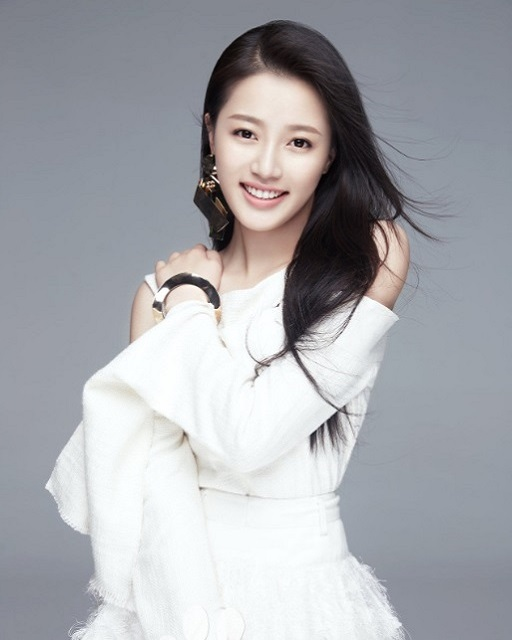
//> input picture project_code/images/master.jpg, 512 x 640 px
$ ./VC_FANFUHAN_OPENCV062   (built with g++ and OpenCV 4)
//> lines starting //> are read from the running program, lines starting //| are printed output that depends on the picture; after the words box and inside, x2 and y2 are one past the last pixel; in counts of white or black regions, pixels touching at a corner belong together
// VC_FANFUHAN_OPENCV062.cpp : 定義主控台應用程式的進入點。
//
/*
// Debug | x32
通用屬性
| C/C++
|	| 一般
|		| 其他 Include 目錄 -> ..\..\opencv411_x64\include
|
| 連結器
| 	|一一般
|		|  其他程式庫目錄 -> ..\..\opencv411_x64\lib
|
| 	|一輸入
|		| 其他相依性 -> opencv_world411d.lib;%(AdditionalDependencies)

// Releas | x64
組態屬性
| C/C++
|	| 一般
|		| 其他 Include 目錄 -> ..\..\opencv411_x64\include;%(AdditionalDependencies)
|
| 連結器
| 	|一般
|		| 其他程式庫目錄 -> ..\..\opencv411_x64\lib;%(AdditionalDependencies)
|
| 	|一輸入
|		| 其他相依性 -> opencv_world411.lib;%(AdditionalDependencies)

*/

#include "stdafx.h"
#include <iostream>
#include <opencv2/opencv.hpp>
#include <opencv2/core/core.hpp>
#include <opencv2/highgui/highgui.hpp>

using namespace std;
using namespace cv;

void blur_demo(Mat &image, Mat &sum);
void edge_demo(Mat &image, Mat &sum);
int getblockSum(Mat &sum, int x1, int y1, int x2, int y2, int i);

void showHistogram(InputArray src, cv::String StrTitle);
void backProjection_demo(Mat &mat, Mat &model);
void blur3x3(Mat &src, Mat *det);

void add_salt_pepper_noise(Mat &image);
void add_gaussian_noise(Mat &image);

void USMImage(Mat src, Mat &usm, float fltPar);

void pyramid_up(Mat &image, vector<Mat> &pyramid_images, int level);
void pyramid_down(vector<Mat> &pyramid_images);

void laplaian_demo(vector<Mat> &pyramid_images, Mat &image);

void connected_component_demo(Mat &image);
void componentwithstats_demo(Mat &image);

void contours_info(Mat &image, vector<vector<Point>> &pts);
void contours_info(Mat &image, vector<vector<Point>> &pts, int threshold01, int threshold02);

// [5 lines left out: function pause, not called in this run]
int main()
{
	Mat src = imread("../../images/master.jpg");//Mat src = imread("../../images/test.png");
//> src is the input picture: 640 rows x 512 cols, CV_8UC3; mean B, G, R 173.5, 168.6, 167.3
	if (src.empty())
	{
		cout << "could not load image.." << endl;
		pause();
		return -1;
	}
	else
	{
		imshow("input_src", src);
		showHistogram(src, "Histogram_input_src");

		// 去噪声与二值化
		//彩色轉二值化步驟(SOP) 彩色 -> 高斯模糊(去雜訊) -> 轉灰階 -> 二值化
		Mat gray, binary;
		cvtColor(src, gray, COLOR_BGR2GRAY);
		GaussianBlur(gray, gray, Size(9, 9), 2, 2);
		imshow("input_gray", gray);
		threshold(gray, binary, 0, 255, THRESH_BINARY | THRESH_OTSU);
		imshow("input_binary", binary);

		Mat dresult, eresult;
		// 定义结构元素3*3大小的矩形
		Mat se = getStructuringElement(MORPH_RECT, Size(3, 3));
		// 膨胀
		/*
		膨脹的API -在窗中，只要含有１，則窗內全變為１ [白色/mask]；可以增加淺色成分 淺色成分得膨脹
		void cv::dilate(InputArray src,OutputArray dst,InputArray kernel,Point anchor = Point(-1,-1),int iterations = 1,int borderType = BORDER_CONSTANT,const Scalar & borderValue = morphologyDefaultBorderValue())
		參數:
		src 輸入圖像，任意通道的
		dst 輸出圖像，類型與通道數目必須跟輸入保持一致
		kernel 結構元素
		anchor 中心位置錨定
		iterations 循環次數
		borderType 邊緣填充類型
		*/
		dilate(binary, dresult, se);
		// 腐蚀
		/*
		腐蝕的API -在窗中，只要含有０，則窗內全變為０ [黑色]；可以去淺色噪點 淺色成分被腐蝕
		void cv::erode(InputArray src,OutputArray dst,InputArray kernel,Point anchor = Point(-1,-1),int iterations = 1,int borderType = BORDER_CONSTANT,const Scalar & borderValue = morphologyDefaultBorderValue())
		參數:
		src 輸入圖像，任意通道的
		dst 輸出圖像，類型與通道數目必須跟輸入保持一致
		kernel 結構元素
		anchor 中心位置錨定
		iterations 循環次數
		borderType 邊緣填充類型
		*/
		erode(binary, eresult, se);

		imshow("dilate", dresult);
		imshow("erode", eresult);
		waitKey(0);
		return 0;

	}

	return 0;
}

// [283 lines left out: functions contours_info, contours_info, componentwithstats_demo, connected_component_demo, laplaian_demo, pyramid_down and 3 more, not called in this run]

/**
* 3x3 sobel 垂直边缘检测演示
*/
// [121 lines left out: functions edge_demo, getblockSum, add_gaussian_noise, add_salt_pepper_noise, blur3x3, backProjection_demo, not called in this run]

void showHistogram(InputArray src, cv::String StrTitle)//直方圖
{
//> called with StrTitle = "Histogram_input_src"
	bool blnGray = false;
	if (src.channels() == 1)
	{
		blnGray = true;
	}

	// 三通道/單通道 直方圖 紀錄陣列
	vector<Mat> bgr_plane;
	vector<Mat> gray_plane;

	// 定义参数变量
	const int channels[1] = { 0 };
	const int bins[1] = { 256 };
	float hranges[2] = { 0, 255 };
	const float *ranges[1] = { hranges };
	Mat b_hist, g_hist, r_hist, hist;
	// 计算三通道直方图
	/*
	void calcHist( const Mat* images, int nimages,const int* channels, InputArray mask,OutputArray hist, int dims, const int* histSize,const float** ranges, bool uniform=true, bool accumulate=false );
	1.輸入的圖像數組
	2.輸入數組的個數
	3.通道數
	4.掩碼
	5.直方圖
	6.直方圖維度
	7.直方圖每個維度的尺寸數組
	8.每一維數組的範圍
	9.直方圖是否是均勻
	10.配置階段不清零
	*/
	if (blnGray)
	{
		split(src, gray_plane);
		calcHist(&gray_plane[0], 1, 0, Mat(), hist, 1, bins, ranges);
	}
	else
	{
		split(src, bgr_plane);
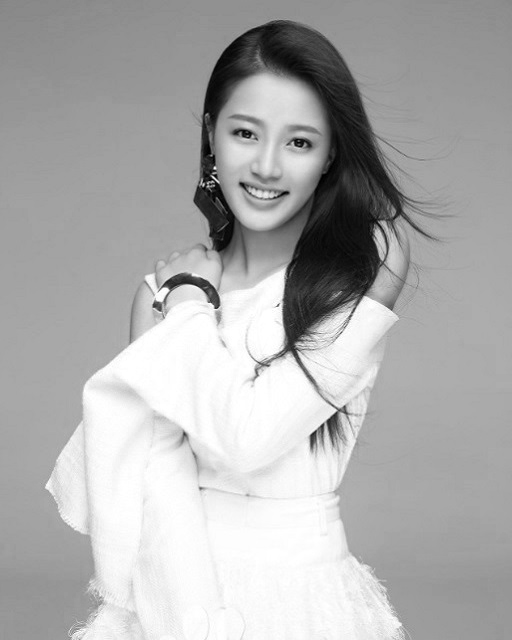
//> bgr_plane[0]: 640 rows x 512 cols, CV_8UC1; min 0, max 255, mean 173.5
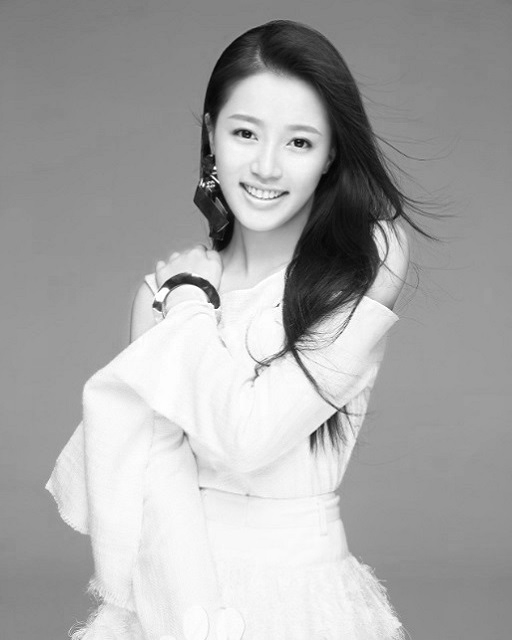
//> bgr_plane[2]: 640 rows x 512 cols, CV_8UC1; min 3, max 255, mean 167.3
		calcHist(&bgr_plane[0], 1, 0, Mat(), b_hist, 1, bins, ranges);
//> b_hist = 256 values, max 11797 at index 168, min 0 at index 255, mean 1255.5
		calcHist(&bgr_plane[1], 1, 0, Mat(), g_hist, 1, bins, ranges);
//> g_hist = 256 values, max 10209 at index 159, min 0 at index 255, mean 1273.3
		calcHist(&bgr_plane[2], 1, 0, Mat(), r_hist, 1, bins, ranges);
//> r_hist = 256 values, max 10776 at index 156, min 0 at index 0, mean 1279.2
	}

	/*
	* 显示直方图
	*/
	int hist_w = 512;
	int hist_h = 400;
	int bin_w = cvRound((double)hist_w / bins[0]);
	Mat histImage = Mat::zeros(hist_h, hist_w, CV_8UC3);
	// 归一化直方图数据
	if (blnGray)
	{
		normalize(hist, hist, 0, histImage.rows, NORM_MINMAX, -1);
	}
	else
	{
		normalize(b_hist, b_hist, 0, histImage.rows, NORM_MINMAX, -1);
//> b_hist = 256 values, max 400 at index 168, min 0 at index 255, mean 42.57
		normalize(g_hist, g_hist, 0, histImage.rows, NORM_MINMAX, -1);
//> g_hist = 256 values, max 400 at index 159, min 0 at index 255, mean 49.89
		normalize(r_hist, r_hist, 0, histImage.rows, NORM_MINMAX, -1);
//> r_hist = 256 values, max 400 at index 156, min 0 at index 0, mean 47.49
	}

	// 绘制直方图曲线
	for (int i = 1; i < bins[0]; ++i)
	{
		if (blnGray)
		{
			line(histImage, Point(bin_w * (i - 1), hist_h - cvRound(hist.at<float>(i - 1))),
				Point(bin_w * (i), hist_h - cvRound(hist.at<float>(i))), Scalar(255, 255, 255),
				2, 8, 0);
		}
		else
		{
			line(histImage, Point(bin_w * (i - 1), hist_h - cvRound(b_hist.at<float>(i - 1))),
				Point(bin_w * (i), hist_h - cvRound(b_hist.at<float>(i))), Scalar(255, 0, 0),
				2, 8, 0);
			line(histImage, Point(bin_w * (i - 1), hist_h - cvRound(g_hist.at<float>(i - 1))),
				Point(bin_w * (i), hist_h - cvRound(g_hist.at<float>(i))), Scalar(0, 255, 0),
				2, 8, 0);
			line(histImage, Point(bin_w * (i - 1), hist_h - cvRound(r_hist.at<float>(i - 1))),
				Point(bin_w * (i), hist_h - cvRound(r_hist.at<float>(i))), Scalar(0, 0, 255),
				2, 8, 0);
		}


	}
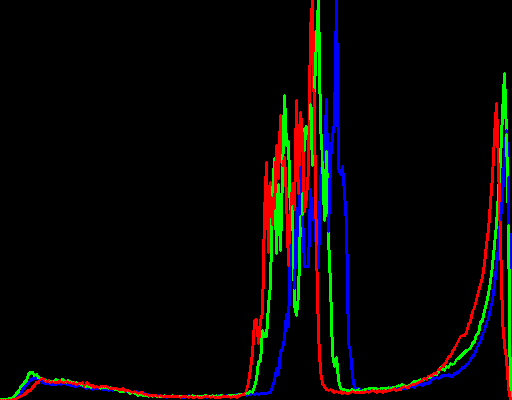
//> histImage: 400 rows x 512 cols, CV_8UC3; mean B, G, R 6.3, 7.7, 8.8
//> in main, `GaussianBlur(gray, gray, Size(9, 9), 2, 2);`:
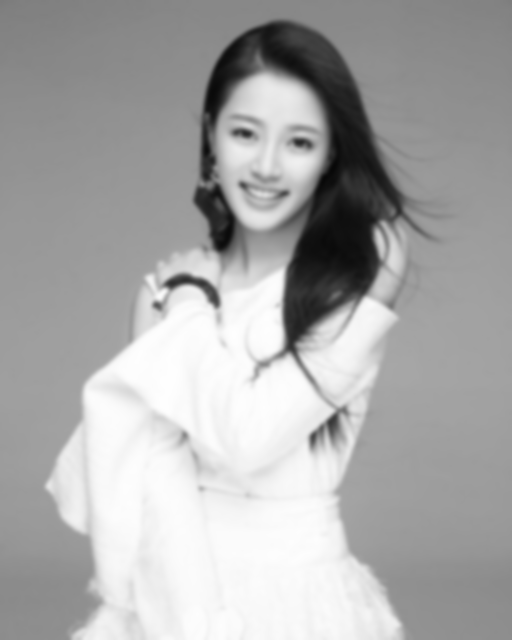
//> gray: 640 rows x 512 cols, CV_8UC1; min 8, max 254, mean 168.8
//> in main, `threshold(gray, binary, 0, 255, THRESH_BINARY | THRESH_OTSU);`:
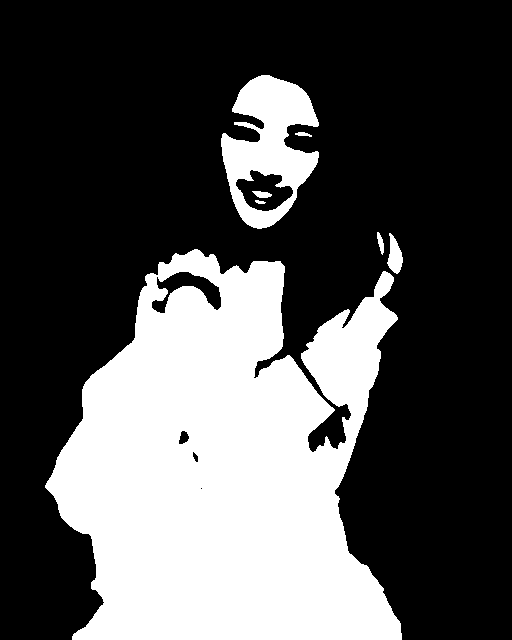
//> binary: 640 rows x 512 cols, CV_8UC1; 31.8% white; 7 white regions, largest, box (x1, y1, x2, y2) and area: (45, 249, 402, 640) 95388, (221, 75, 319, 229) 8099, (387, 233, 403, 274) 396
//> in main, `dilate(binary, dresult, se);`:
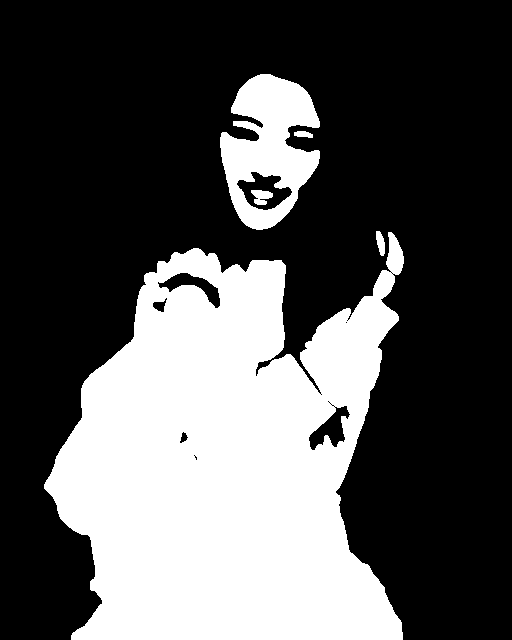
//> dresult: 640 rows x 512 cols, CV_8UC1; 33% white; 5 white regions, box (x1, y1, x2, y2) and area: (44, 232, 404, 640) 98484, (220, 74, 320, 230) 9065, (251, 190, 273, 205) 218, (376, 231, 385, 256) 156, (294, 131, 313, 138) 100
//> in main, `erode(binary, eresult, se);`:
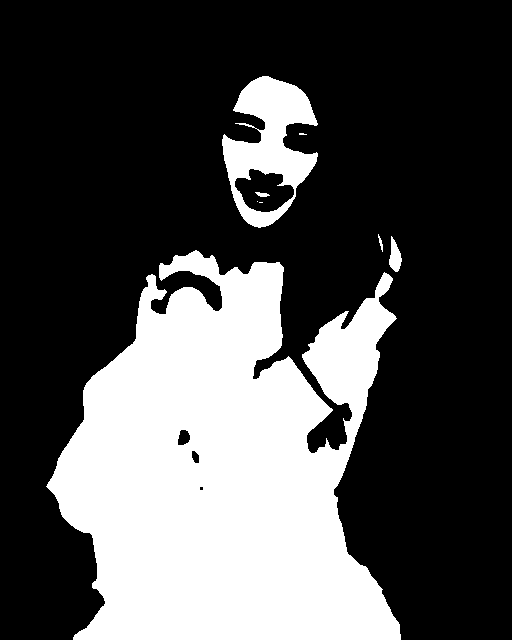
//> eresult: 640 rows x 512 cols, CV_8UC1; 30.6% white; 8 white regions (3 under 20 px), largest, box (x1, y1, x2, y2) and area: (46, 250, 401, 640) 92773, (222, 76, 318, 228) 7136, (389, 236, 402, 272) 284, (255, 192, 270, 197) 47, (378, 234, 383, 252) 37
//> (the program exits here)
